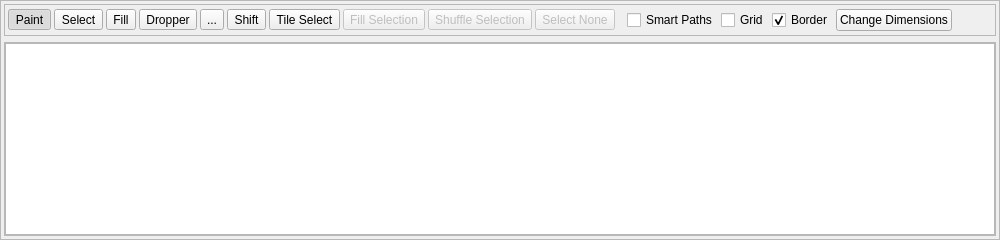
              <widget class="QFrame" name="frame_9">
               <property name="sizePolicy">
                <sizepolicy hsizetype="Preferred" vsizetype="Preferred">
                 <horstretch>1</horstretch>
                 <verstretch>0</verstretch>
                </sizepolicy>
               </property>
               <property name="frameShape">
                <enum>QFrame::Shape::StyledPanel</enum>
               </property>
               <property name="frameShadow">
                <enum>QFrame::Shadow::Raised</enum>
               </property>
               <property name="lineWidth">
                <number>1</number>
               </property>
               <layout class="QGridLayout" name="gridLayout_4">
                <property name="leftMargin">
                 <number>3</number>
                </property>
                <property name="topMargin">
                 <number>3</number>
                </property>
                <property name="rightMargin">
                 <number>3</number>
                </property>
                <property name="bottomMargin">
                 <number>3</number>
                </property>
                <property name="spacing">
                 <number>6</number>
                </property>
                <item row="1" column="0">
                 <widget class="QFrame" name="frame_7">
                  <property name="frameShape">
                   <enum>QFrame::Shape::StyledPanel</enum>
                  </property>
                  <property name="frameShadow">
                   <enum>QFrame::Shadow::Raised</enum>
                  </property>
                  <layout class="QGridLayout" name="gridLayout_2">
                   <property name="leftMargin">
                    <number>0</number>
                   </property>
                   <property name="topMargin">
                    <number>0</number>
                   </property>
                   <property name="rightMargin">
                    <number>0</number>
                   </property>
                   <property name="bottomMargin">
                    <number>0</number>
                   </property>
                   <item row="0" column="0">
                    <widget class="MapView" name="graphicsView_Map" native="true">
                     <property name="sizePolicy">
                      <sizepolicy hsizetype="Expanding" vsizetype="Expanding">
                       <horstretch>0</horstretch>
                       <verstretch>0</verstretch>
                      </sizepolicy>
                     </property>
                     <property name="mouseTracking">
                      <bool>false</bool>
                     </property>
                     <property name="autoFillBackground">
                      <bool>false</bool>
                     </property>
                    </widget>
                   </item>
                  </layout>
                 </widget>
                </item>
                <item row="0" column="0">
                 <widget class="QFrame" name="frame_mapTools">
                  <property name="sizePolicy">
                   <sizepolicy hsizetype="Expanding" vsizetype="Fixed">
                    <horstretch>0</horstretch>
                    <verstretch>0</verstretch>
                   </sizepolicy>
                  </property>
                  <property name="minimumSize">
                   <size>
                    <width>0</width>
                    <height>32</height>
                   </size>
                  </property>
                  <property name="frameShape">
                   <enum>QFrame::Shape::StyledPanel</enum>
                  </property>
                  <property name="frameShadow">
                   <enum>QFrame::Shadow::Raised</enum>
                  </property>
                  <layout class="QHBoxLayout" name="horizontalLayout_2">
                   <property name="spacing">
                    <number>3</number>
                   </property>
                   <property name="leftMargin">
                    <number>3</number>
                   </property>
                   <property name="topMargin">
                    <number>3</number>
                   </property>
                   <property name="rightMargin">
                    <number>3</number>
                   </property>
                   <property name="bottomMargin">
                    <number>3</number>
                   </property>
                   <item>
                    <widget class="QFrame" name="frame_toolButtons">
                     <property name="frameShape">
                      <enum>QFrame::Shape::NoFrame</enum>
                     </property>
                     <property name="frameShadow">
                      <enum>QFrame::Shadow::Raised</enum>
                     </property>
                     <layout class="QHBoxLayout" name="horizontalLayout_17">
                      <property name="spacing">
                       <number>3</number>
                      </property>
                      <property name="leftMargin">
                       <number>0</number>
                      </property>
                      <property name="topMargin">
                       <number>0</number>
                      </property>
                      <property name="rightMargin">
                       <number>9</number>
                      </property>
                      <property name="bottomMargin">
                       <number>0</number>
                      </property>
                      <item>
                       <widget class="QToolButton" name="toolButton_Paint">
                        <property name="enabled">
                         <bool>true</bool>
                        </property>
                        <property name="toolTip">
                         <string>&lt;html&gt;&lt;head/&gt;&lt;body&gt;&lt;p&gt;Pencil&lt;/p&gt;&lt;p&gt;&lt;span style=&quot; font-weight:600;&quot;&gt;Click&lt;/span&gt; and drag to draw on the map.&lt;/p&gt;&lt;p&gt;&lt;span style=&quot; font-weight:600;&quot;&gt;Right-click&lt;/span&gt; and drag to select tiles.&lt;/p&gt;&lt;/body&gt;&lt;/html&gt;</string>
                        </property>
                        <property name="text">
                         <string>Paint</string>
                        </property>
                        <property name="icon">
                         <iconset resource="../resources/images.qrc">
                          <normaloff>:/icons/pencil.ico</normaloff>:/icons/pencil.ico</iconset>
                        </property>
                        <property name="checkable">
                         <bool>true</bool>
                        </property>
                        <property name="checked">
                         <bool>true</bool>
                        </property>
                        <property name="autoRaise">
                         <bool>false</bool>
                        </property>
                       </widget>
                      </item>
                      <item>
                       <widget class="QToolButton" name="toolButton_Select">
                        <property name="enabled">
                         <bool>true</bool>
                        </property>
                        <property name="toolTip">
                         <string>&lt;html&gt;&lt;head/&gt;&lt;body&gt;&lt;p&gt;Pointer&lt;/p&gt;&lt;p&gt;Does nothing&lt;/p&gt;&lt;/body&gt;&lt;/html&gt;</string>
                        </property>
                        <property name="text">
                         <string>Select</string>
                        </property>
                        <property name="icon">
                         <iconset resource="../resources/images.qrc">
                          <normaloff>:/icons/cursor.ico</normaloff>:/icons/cursor.ico</iconset>
                        </property>
                        <property name="checkable">
                         <bool>true</bool>
                        </property>
                       </widget>
                      </item>
                      <item>
                       <widget class="QToolButton" name="toolButton_Fill">
                        <property name="toolTip">
                         <string>&lt;html&gt;&lt;head/&gt;&lt;body&gt;&lt;p&gt;Bucket Fill&lt;/p&gt;&lt;p&gt;Fills all similar tiles in a region with the selected metatiles or collision attributes&lt;/p&gt;&lt;/body&gt;&lt;/html&gt;</string>
                        </property>
                        <property name="text">
                         <string>Fill</string>
                        </property>
                        <property name="icon">
                         <iconset resource="../resources/images.qrc">
                          <normaloff>:/icons/fill_color.ico</normaloff>:/icons/fill_color.ico</iconset>
                        </property>
                        <property name="checkable">
                         <bool>true</bool>
                        </property>
                       </widget>
                      </item>
                      <item>
                       <widget class="QToolButton" name="toolButton_Dropper">
                        <property name="toolTip">
                         <string>&lt;html&gt;&lt;head/&gt;&lt;body&gt;&lt;p&gt;Eyedropper&lt;/p&gt;&lt;p&gt;&lt;span style=&quot; font-weight:600;&quot;&gt;Click&lt;/span&gt; to select a metatile or collision attribute.&lt;/p&gt;&lt;/body&gt;&lt;/html&gt;</string>
                        </property>
                        <property name="text">
                         <string>Dropper</string>
                        </property>
                        <property name="icon">
                         <iconset resource="../resources/images.qrc">
                          <normaloff>:/icons/pipette.ico</normaloff>:/icons/pipette.ico</iconset>
                        </property>
                        <property name="checkable">
                         <bool>true</bool>
                        </property>
                       </widget>
                      </item>
                      <item>
                       <widget class="QToolButton" name="toolButton_Move">
                        <property name="toolTip">
                         <string>&lt;html&gt;&lt;head/&gt;&lt;body&gt;&lt;p&gt;Move&lt;/p&gt;&lt;p&gt;Click to drag map around.&lt;/p&gt;&lt;/body&gt;&lt;/html&gt;</string>
                        </property>
                        <property name="text">
                         <string>...</string>
                        </property>
                        <property name="icon">
                         <iconset resource="../resources/images.qrc">
                          <normaloff>:/icons/move.ico</normaloff>:/icons/move.ico</iconset>
                        </property>
                        <property name="checkable">
                         <bool>true</bool>
                        </property>
                       </widget>
                      </item>
                      <item>
                       <widget class="QToolButton" name="toolButton_Shift">
                        <property name="toolTip">
                         <string>&lt;html&gt;&lt;head/&gt;&lt;body&gt;&lt;p&gt;Map Shift&lt;/p&gt;&lt;p&gt;&lt;span style=&quot; font-weight:600;&quot;&gt;Click and drag&lt;/span&gt; on the map to shift the positions of all metatiles (Map tab) or events (Events tab) at once. This is useful after resizing a map.&lt;/p&gt;&lt;/body&gt;&lt;/html&gt;</string>
                        </property>
                        <property name="text">
                         <string>Shift</string>
                        </property>
                        <property name="icon">
                         <iconset resource="../resources/images.qrc">
                          <normaloff>:/icons/shift.ico</normaloff>:/icons/shift.ico</iconset>
                        </property>
                        <property name="checkable">
                         <bool>true</bool>
                        </property>
                       </widget>
                      </item>
                      <item>
                        <widget class="QToolButton" name="toolButton_TileSelect">
                          <property name="toolTip">
                          <string>&lt;html&gt;&lt;head/&gt;&lt;body&gt;&lt;p&gt;Tile Select&lt;/p&gt;&lt;p&gt;&lt;span style=&quot; font-weight:600;&quot;&gt;Click&lt;/span&gt; and drag to select tiles.&lt;/p&gt;&lt;p&gt;&lt;span style=&quot; font-weight:600;&quot;&gt;Ctrl&lt;/span&gt; and drag to remove tiles from the selection.&lt;/p&gt;&lt;p&gt;&lt;span style=&quot; font-weight:600;&quot;&gt;Right-click&lt;/span&gt; and drag to select a new brush from the map.&lt;/p&gt;&lt;/body&gt;&lt;/html&gt;</string>
                          </property>
                          <property name="text">
                          <string>Tile Select</string>
                          </property>
                          <property name="icon">
                          <iconset resource="../resources/images.qrc">
                            <normaloff>:/icons/cursor.ico</normaloff>:/icons/cursor.ico</iconset>
                          </property>
                          <property name="checkable">
                          <bool>true</bool>
                          </property>
                        </widget>
                      </item>
                      <item>
                        <widget class="QToolButton" name="toolButton_FillSelection">
                          <property name="enabled">
                          <bool>false</bool>
                          </property>
                          <property name="toolTip">
                          <string>&lt;html&gt;&lt;head/&gt;&lt;body&gt;&lt;p&gt;Fill Selection&lt;/p&gt;&lt;p&gt;Fills the current tile selection using the palette's ratio-weighted brush.&lt;/p&gt;&lt;/body&gt;&lt;/html&gt;</string>
                          </property>
                          <property name="text">
                          <string>Fill Selection</string>
                          </property>
                          <property name="icon">
                          <iconset resource="../resources/images.qrc">
                            <normaloff>:/icons/fill_color_cursor.ico</normaloff>:/icons/fill_color_cursor.ico</iconset>
                          </property>
                        </widget>
                      </item>
                      <item>
                        <widget class="QToolButton" name="toolButton_ShuffleSelection">
                          <property name="enabled">
                          <bool>false</bool>
                          </property>
                          <property name="toolTip">
                          <string>&lt;html&gt;&lt;head/&gt;&lt;body&gt;&lt;p&gt;Shuffle Selection&lt;/p&gt;&lt;p&gt;Randomly permutes the tiles already in the current selection.&lt;/p&gt;&lt;/body&gt;&lt;/html&gt;</string>
                          </property>
                          <property name="text">
                          <string>Shuffle Selection</string>
                          </property>
                          <property name="icon">
                          <iconset resource="../resources/images.qrc">
                            <normaloff>:/icons/swap_cursor.ico</normaloff>:/icons/swap_cursor.ico</iconset>
                          </property>
                        </widget>
                      </item>
                      <item>
                        <widget class="QToolButton" name="toolButton_SelectNone">
                          <property name="enabled">
                          <bool>false</bool>
                          </property>
                          <property name="toolTip">
                          <string>&lt;html&gt;&lt;head/&gt;&lt;body&gt;&lt;p&gt;Select None&lt;/p&gt;&lt;p&gt;Clears the current tile selection.&lt;/p&gt;&lt;/body&gt;&lt;/html&gt;</string>
                          </property>
                          <property name="text">
                          <string>Select None</string>
                          </property>
                          <property name="icon">
                          <iconset resource="../resources/images.qrc">
                            <normaloff>:/icons/delete.ico</normaloff>:/icons/delete.ico</iconset>
                          </property>
                        </widget>
                      </item>
                     </layout>
                    </widget>
                   </item>
                   <item>
                    <widget class="QCheckBox" name="checkBox_smartPaths">
                     <property name="toolTip">
                      <string>&lt;html&gt;&lt;head/&gt;&lt;body&gt;&lt;p&gt;Smart-path mode allows easier drawing of paths. If a 3x3 metatile block is selcted in the right panel, then smart path mode will automatically form a pathway using those selected blocks.&lt;/p&gt;&lt;p&gt;When smart-path mode is &lt;span style=&quot; font-weight:600;&quot;&gt;not&lt;/span&gt; enabled, clicking and dragging a selection will tile it in a grid.&lt;/p&gt;&lt;p&gt;Hold down the &lt;span style=&quot; font-weight:600;&quot;&gt;shift&lt;/span&gt; key while editing to quickly enable smart-path mode.&lt;/p&gt;&lt;/body&gt;&lt;/html&gt;</string>
                     </property>
                     <property name="text">
                      <string>Smart Paths</string>
                     </property>
                    </widget>
                   </item>
                   <item>
                    <widget class="QCheckBox" name="checkBox_ToggleGrid">
                     <property name="toolTip">
                      <string>&lt;html&gt;&lt;head/&gt;&lt;body&gt;&lt;p&gt;Toggles a grid over the map's metatile boundaries.&lt;/p&gt;&lt;p&gt;&lt;span style=&quot; font-weight:600;&quot;&gt;Ctrl + G&lt;/span&gt;&lt;/p&gt;&lt;/body&gt;&lt;/html&gt;</string>
                     </property>
                     <property name="styleSheet">
                      <string notr="true"/>
                     </property>
                     <property name="text">
                      <string>Grid</string>
                     </property>
                    </widget>
                   </item>
                   <item>
                    <widget class="QCheckBox" name="checkBox_ToggleBorder">
                     <property name="text">
                      <string>Border</string>
                     </property>
                     <property name="checked">
                      <bool>true</bool>
                     </property>
                    </widget>
                   </item>
                   <item>
                    <widget class="QPushButton" name="pushButton_ChangeDimensions">
                     <property name="toolTip">
                      <string>&lt;html&gt;&lt;head/&gt;&lt;body&gt;&lt;p&gt;Change a map layout's width and height.&lt;/p&gt;&lt;/body&gt;&lt;/html&gt;</string>
                     </property>
                     <property name="text">
                      <string>Change Dimensions</string>
                     </property>
                    </widget>
                   </item>
                   <item>
                    <spacer name="horizontalSpacer1">
                     <property name="orientation">
                      <enum>Qt::Orientation::Horizontal</enum>
                     </property>
                     <property name="sizeHint" stdset="0">
                      <size>
                       <width>40</width>
                       <height>20</height>
                      </size>
                     </property>
                    </spacer>
                   </item>
                  </layout>
                 </widget>
                </item>
               </layout>
              </widget>
